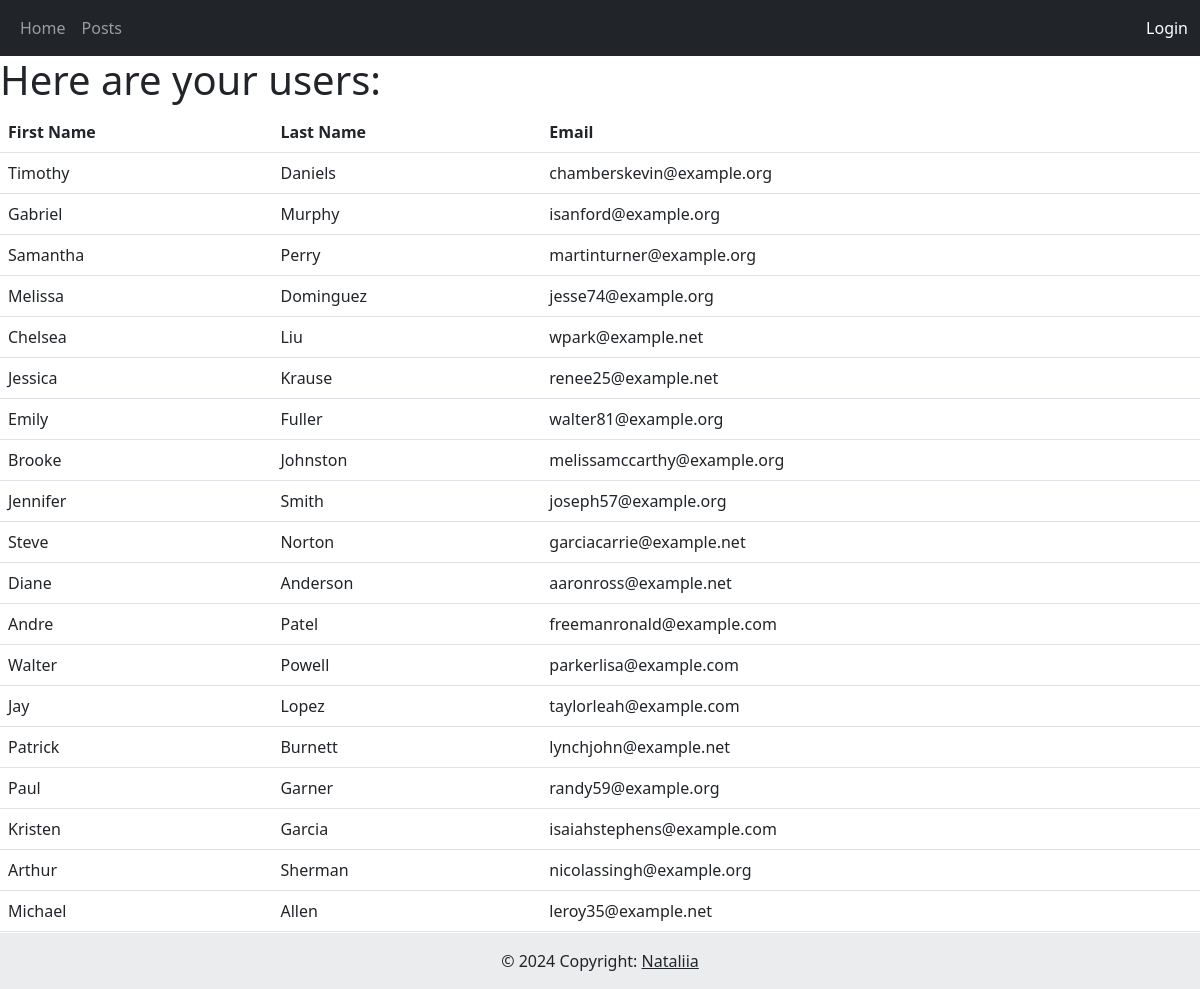
/users/, run on the app's committed database.
### user/models.py (models this page shows, shortened)
class User(models.Model):
    firstName = models.CharField(max_length=200)
    lastName = models.CharField(max_length=200)
    email = models.CharField(max_length=200)

### user/views.py (the view)
# urls.py: path('users/', views.users, name='users'),
def users(request):
    users = User.objects.all()
    context = {
        'users': users
    }
    return render(request, 'user/user.html', context)

### templates/user/user.html (shortened to what this page needs)
{% extends 'base.html' %}
{% block content %}
<h1>Here are your users:</h1>
<table class="table">
  <thead>
    <tr>
      <th scope="col">First Name</th>
      <th scope="col">Last Name</th>
      <th scope="col">Email</th>
    </tr>
  </thead>
  <tbody>
    {% for user in users %}
    <tr>
      <td>{{ user.firstName }}</td>
      <td>{{ user.lastName }}</td>
      <td>{{ user.email }}</td>
    </tr>
    {% endfor %}
  </tbody>
</table>
{% endblock %}

### data on the page
User: firstName "Timothy", lastName "Daniels", email "chamberskevin@example.org"
User: firstName "Gabriel", lastName "Murphy", email "isanford@example.org"
User: firstName "Samantha", lastName "Perry", email "martinturner@example.org"
User: firstName "Melissa", lastName "Dominguez", email "jesse74@example.org"
User: firstName "Chelsea", lastName "Liu", email "wpark@example.net"
User: firstName "Jessica", lastName "Krause", email "renee25@example.net"
User: firstName "Emily", lastName "Fuller", email "walter81@example.org"
User: firstName "Brooke", lastName "Johnston", email "melissamccarthy@example.org"
User: firstName "Jennifer", lastName "Smith", email "joseph57@example.org"
User: firstName "Steve", lastName "Norton", email "garciacarrie@example.net"
User: firstName "Diane", lastName "Anderson", email "aaronross@example.net"
User: firstName "Andre", lastName "Patel", email "freemanronald@example.com"
User: firstName "Walter", lastName "Powell", email "parkerlisa@example.com"
User: firstName "Jay", lastName "Lopez", email "taylorleah@example.com"
User: firstName "Patrick", lastName "Burnett", email "lynchjohn@example.net"
User: firstName "Paul", lastName "Garner", email "randy59@example.org"
User: firstName "Kristen", lastName "Garcia", email "isaiahstephens@example.com"
User: firstName "Arthur", lastName "Sherman", email "nicolassingh@example.org"
User: firstName "Michael", lastName "Allen", email "leroy35@example.net"
